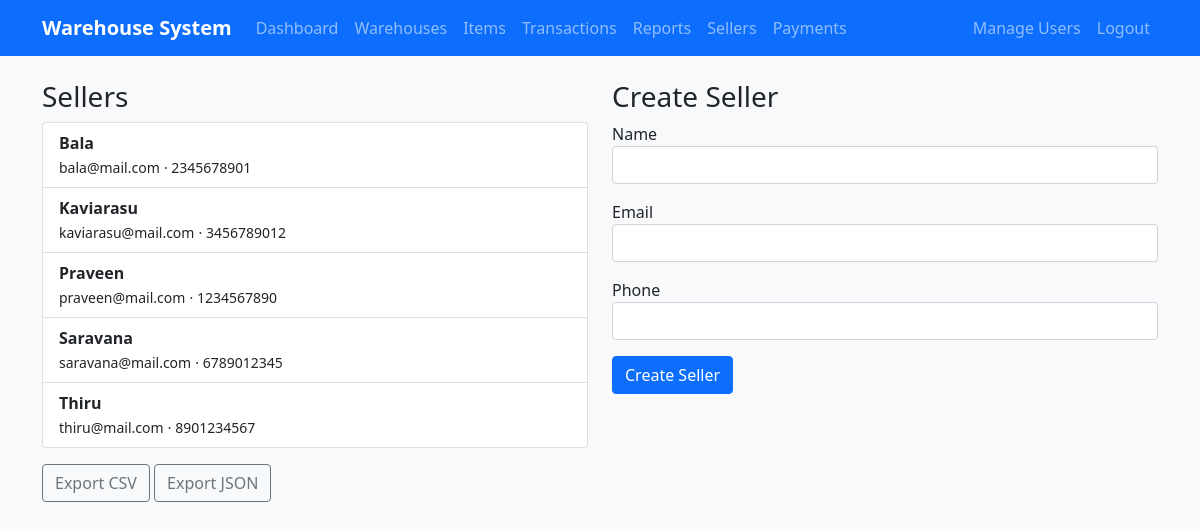
Page /sellers/ (signed in) on the committed database.
### app/models.py (models this page shows, shortened)
class Seller(db.Model):
    id = db.Column(db.Integer, primary_key=True)
    name = db.Column(db.String(128), nullable=False)
    email = db.Column(db.String(120))
    phone = db.Column(db.String(30))
    created_at = db.Column(db.DateTime, default=datetime.utcnow)
    updated_at = db.Column(db.DateTime, default=datetime.utcnow, onupdate=datetime.utcnow)
    payments = db.relationship('Payment', backref='seller', lazy='dynamic')

### app/sellers/routes.py (the view)
@bp.route('/')
@login_required
def index():
    if not getattr(current_user, 'can_manage_users', lambda: False)():
        flash('Access denied. Admin privileges required.', 'danger')
        return redirect(url_for('main.dashboard'))
    sellers = Seller.query.order_by(Seller.name).all()
    form = CreateSellerForm()
    return render_template('sellers/index.html', sellers=sellers, form=form)

### app/sellers/forms.py
class CreateSellerForm(FlaskForm):
    name = StringField('Name', validators=[DataRequired(), Length(max=128)])
    email = StringField('Email', validators=[Optional(), Email(), Length(max=120)])
    phone = StringField('Phone', validators=[Optional(), Length(max=30)])
    submit = SubmitField('Create Seller')

### app.py (called while the page is built, shortened)
@app.before_request
def create_tables():
    db.create_all()

### app/models.py (called while the page is built)
    def can_manage_users(self):
        return self.role == Role.ADMIN

### app/templates/sellers/index.html (shortened to what this page needs)
{% extends "base.html" %}
{% block content %}
<div class="row">
  <div class="col-md-6">
    <h3>Sellers</h3>
    <ul class="list-group">
      {% for s in sellers %}
      <li class="list-group-item d-flex justify-content-between align-items-center">
        <div>
          <strong>{{ s.name }}</strong><br>
          {% if s.email %}<small>{{ s.email }}</small>{% endif %}
          {% if s.phone %}<small> · {{ s.phone }}</small>{% endif %}
        </div>
      </li>
      {% else %}
      <li class="list-group-item">No sellers yet.</li>
      {% endfor %}
    </ul>
    <div class="mt-3">
      <a class="btn btn-outline-secondary" href="{{ url_for('sellers.export', format='csv') }}">Export CSV</a>
      <a class="btn btn-outline-secondary" href="{{ url_for('sellers.export', format='json') }}">Export JSON</a>
    </div>
  </div>
  <div class="col-md-6">
    <h3>Create Seller</h3>
    <form method="post" action="{{ url_for('sellers.create') }}">
      <div class="mb-3">{{ form.name.label }}{{ form.name(class="form-control") }}</div>
      <div class="mb-3">{{ form.email.label }}{{ form.email(class="form-control") }}</div>
      <div class="mb-3">{{ form.phone.label }}{{ form.phone(class="form-control") }}</div>
      <button class="btn btn-primary">{{ form.submit.label.text }}</button>
    </form>
  </div>
</div>
{% endblock %}

### static/css/custom.css (style rules this page uses)
body { background-color: #f8f9fa; }

### rows in the picture
Seller: name "Bala", email "bala@mail.com", phone "2345678901"
Seller: name "Kaviarasu", email "kaviarasu@mail.com", phone "3456789012"
Seller: name "Praveen", email "praveen@mail.com", phone "1234567890"
Seller: name "Saravana", email "saravana@mail.com", phone "6789012345"
Seller: name "Thiru", email "thiru@mail.com", phone "8901234567"
